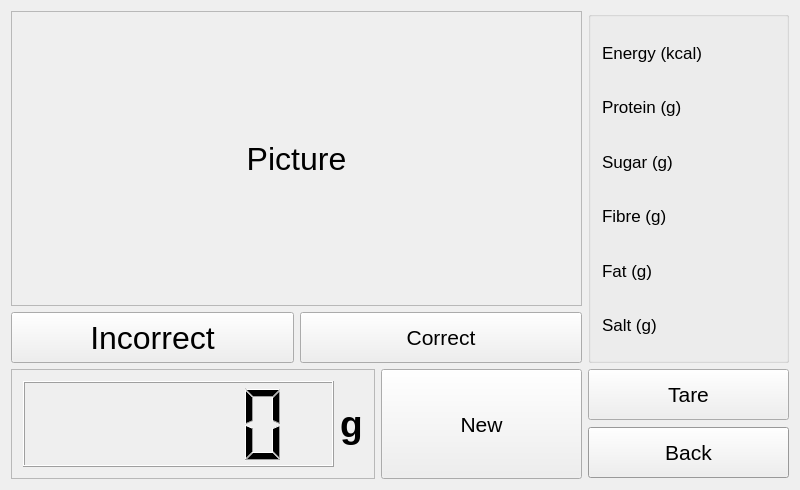
<?xml version="1.0" encoding="UTF-8"?>
<ui version="4.0">
 <class>foodInformation</class>
 <widget class="QWidget" name="foodInformation">
  <property name="geometry">
   <rect>
    <x>0</x>
    <y>0</y>
    <width>800</width>
    <height>490</height>
   </rect>
  </property>
  <property name="font">
   <font>
    <pointsize>24</pointsize>
   </font>
  </property>
  <property name="windowTitle">
   <string>foodInformation</string>
  </property>
  <layout class="QGridLayout" name="gridLayout_3">
   <item row="3" column="0" rowspan="2">
    <widget class="QFrame" name="frame_lcd">
     <property name="minimumSize">
      <size>
       <width>321</width>
       <height>101</height>
      </size>
     </property>
     <property name="frameShape">
      <enum>QFrame::StyledPanel</enum>
     </property>
     <property name="frameShadow">
      <enum>QFrame::Raised</enum>
     </property>
     <layout class="QGridLayout" name="gridLayout_2">
      <item row="0" column="0">
       <widget class="QLCDNumber" name="lcd_number">
        <property name="minimumSize">
         <size>
          <width>311</width>
          <height>81</height>
         </size>
        </property>
       </widget>
      </item>
      <item row="0" column="1">
       <widget class="QLabel" name="lbl_g">
        <property name="minimumSize">
         <size>
          <width>21</width>
          <height>41</height>
         </size>
        </property>
        <property name="font">
         <font>
          <family>Helvetica Neue</family>
          <pointsize>28</pointsize>
          <weight>75</weight>
          <bold>true</bold>
         </font>
        </property>
        <property name="text">
         <string>g</string>
        </property>
       </widget>
      </item>
     </layout>
    </widget>
   </item>
   <item row="0" column="3">
    <widget class="QGroupBox" name="grpBx_nutriInfo">
     <property name="minimumSize">
      <size>
       <width>201</width>
       <height>298</height>
      </size>
     </property>
     <property name="title">
      <string/>
     </property>
     <layout class="QGridLayout" name="gridLayout">
      <item row="0" column="0">
       <widget class="QLabel" name="lbl_energy">
        <property name="minimumSize">
         <size>
          <width>91</width>
          <height>16</height>
         </size>
        </property>
        <property name="font">
         <font>
          <family>Helvetica Neue</family>
          <pointsize>13</pointsize>
         </font>
        </property>
        <property name="text">
         <string>Energy (kcal)</string>
        </property>
       </widget>
      </item>
      <item row="0" column="1">
       <widget class="QLabel" name="lbl_evergyVal">
        <property name="font">
         <font>
          <family>Helvetica Neue</family>
          <pointsize>13</pointsize>
         </font>
        </property>
        <property name="text">
         <string/>
        </property>
        <property name="alignment">
         <set>Qt::AlignRight|Qt::AlignTrailing|Qt::AlignVCenter</set>
        </property>
       </widget>
      </item>
      <item row="1" column="0">
       <widget class="QLabel" name="lbl_protein">
        <property name="minimumSize">
         <size>
          <width>91</width>
          <height>16</height>
         </size>
        </property>
        <property name="font">
         <font>
          <family>Helvetica Neue</family>
          <pointsize>13</pointsize>
         </font>
        </property>
        <property name="text">
         <string>Protein (g)</string>
        </property>
       </widget>
      </item>
      <item row="1" column="1">
       <widget class="QLabel" name="lbl_proteinVal">
        <property name="font">
         <font>
          <family>Helvetica Neue</family>
          <pointsize>13</pointsize>
         </font>
        </property>
        <property name="text">
         <string/>
        </property>
        <property name="alignment">
         <set>Qt::AlignRight|Qt::AlignTrailing|Qt::AlignVCenter</set>
        </property>
       </widget>
      </item>
      <item row="2" column="0">
       <widget class="QLabel" name="lbl_sugar">
        <property name="minimumSize">
         <size>
          <width>91</width>
          <height>16</height>
         </size>
        </property>
        <property name="font">
         <font>
          <family>Helvetica Neue</family>
          <pointsize>13</pointsize>
         </font>
        </property>
        <property name="text">
         <string>Sugar (g)</string>
        </property>
       </widget>
      </item>
      <item row="2" column="1">
       <widget class="QLabel" name="lbl_sugarVal">
        <property name="font">
         <font>
          <family>Helvetica Neue</family>
          <pointsize>13</pointsize>
         </font>
        </property>
        <property name="text">
         <string/>
        </property>
        <property name="alignment">
         <set>Qt::AlignRight|Qt::AlignTrailing|Qt::AlignVCenter</set>
        </property>
       </widget>
      </item>
      <item row="3" column="0">
       <widget class="QLabel" name="lbl_fibre">
        <property name="minimumSize">
         <size>
          <width>91</width>
          <height>16</height>
         </size>
        </property>
        <property name="font">
         <font>
          <family>Helvetica Neue</family>
          <pointsize>13</pointsize>
         </font>
        </property>
        <property name="text">
         <string>Fibre (g)</string>
        </property>
       </widget>
      </item>
      <item row="3" column="1">
       <widget class="QLabel" name="lbl_fibreVal">
        <property name="font">
         <font>
          <family>Helvetica Neue</family>
          <pointsize>13</pointsize>
         </font>
        </property>
        <property name="text">
         <string/>
        </property>
        <property name="alignment">
         <set>Qt::AlignRight|Qt::AlignTrailing|Qt::AlignVCenter</set>
        </property>
       </widget>
      </item>
      <item row="4" column="0">
       <widget class="QLabel" name="lbl_fat">
        <property name="minimumSize">
         <size>
          <width>91</width>
          <height>16</height>
         </size>
        </property>
        <property name="font">
         <font>
          <family>Helvetica Neue</family>
          <pointsize>13</pointsize>
         </font>
        </property>
        <property name="text">
         <string>Fat (g)</string>
        </property>
       </widget>
      </item>
      <item row="4" column="1">
       <widget class="QLabel" name="lbl_fatVal">
        <property name="font">
         <font>
          <family>Helvetica Neue</family>
          <pointsize>13</pointsize>
         </font>
        </property>
        <property name="text">
         <string/>
        </property>
        <property name="alignment">
         <set>Qt::AlignRight|Qt::AlignTrailing|Qt::AlignVCenter</set>
        </property>
       </widget>
      </item>
      <item row="5" column="0">
       <widget class="QLabel" name="lbl_salt">
        <property name="minimumSize">
         <size>
          <width>91</width>
          <height>16</height>
         </size>
        </property>
        <property name="font">
         <font>
          <family>Helvetica Neue</family>
          <pointsize>13</pointsize>
         </font>
        </property>
        <property name="text">
         <string>Salt (g)</string>
        </property>
       </widget>
      </item>
      <item row="5" column="1">
       <widget class="QLabel" name="lbl_saltVal">
        <property name="font">
         <font>
          <family>Helvetica Neue</family>
          <pointsize>13</pointsize>
         </font>
        </property>
        <property name="text">
         <string/>
        </property>
        <property name="alignment">
         <set>Qt::AlignRight|Qt::AlignTrailing|Qt::AlignVCenter</set>
        </property>
       </widget>
      </item>
     </layout>
    </widget>
   </item>
   <item row="4" column="3">
    <widget class="QPushButton" name="btn_back">
     <property name="minimumSize">
      <size>
       <width>161</width>
       <height>51</height>
      </size>
     </property>
     <property name="palette">
      <palette>
       <active>
        <colorrole role="Light">
         <brush brushstyle="SolidPattern">
          <color alpha="255">
           <red>249</red>
           <green>249</green>
           <blue>249</blue>
          </color>
         </brush>
        </colorrole>
        <colorrole role="Base">
         <brush brushstyle="SolidPattern">
          <color alpha="255">
           <red>255</red>
           <green>255</green>
           <blue>255</blue>
          </color>
         </brush>
        </colorrole>
        <colorrole role="Window">
         <brush brushstyle="SolidPattern">
          <color alpha="255">
           <red>214</red>
           <green>214</green>
           <blue>214</blue>
          </color>
         </brush>
        </colorrole>
       </active>
       <inactive>
        <colorrole role="Light">
         <brush brushstyle="SolidPattern">
          <color alpha="255">
           <red>249</red>
           <green>249</green>
           <blue>249</blue>
          </color>
         </brush>
        </colorrole>
        <colorrole role="Base">
         <brush brushstyle="SolidPattern">
          <color alpha="255">
           <red>255</red>
           <green>255</green>
           <blue>255</blue>
          </color>
         </brush>
        </colorrole>
        <colorrole role="Window">
         <brush brushstyle="SolidPattern">
          <color alpha="255">
           <red>214</red>
           <green>214</green>
           <blue>214</blue>
          </color>
         </brush>
        </colorrole>
       </inactive>
       <disabled>
        <colorrole role="Light">
         <brush brushstyle="SolidPattern">
          <color alpha="255">
           <red>249</red>
           <green>249</green>
           <blue>249</blue>
          </color>
         </brush>
        </colorrole>
        <colorrole role="Base">
         <brush brushstyle="SolidPattern">
          <color alpha="255">
           <red>214</red>
           <green>214</green>
           <blue>214</blue>
          </color>
         </brush>
        </colorrole>
        <colorrole role="Window">
         <brush brushstyle="SolidPattern">
          <color alpha="255">
           <red>214</red>
           <green>214</green>
           <blue>214</blue>
          </color>
         </brush>
        </colorrole>
       </disabled>
      </palette>
     </property>
     <property name="font">
      <font>
       <family>Helvetica Neue</family>
       <pointsize>16</pointsize>
      </font>
     </property>
     <property name="text">
      <string>Back</string>
     </property>
    </widget>
   </item>
   <item row="3" column="1" rowspan="2">
    <widget class="QPushButton" name="btn_new">
     <property name="minimumSize">
      <size>
       <width>101</width>
       <height>110</height>
      </size>
     </property>
     <property name="font">
      <font>
       <family>Helvetica Neue</family>
       <pointsize>16</pointsize>
      </font>
     </property>
     <property name="text">
      <string>New</string>
     </property>
    </widget>
   </item>
   <item row="3" column="3">
    <widget class="QPushButton" name="btn_tare">
     <property name="minimumSize">
      <size>
       <width>101</width>
       <height>51</height>
      </size>
     </property>
     <property name="font">
      <font>
       <family>Helvetica Neue</family>
       <pointsize>16</pointsize>
      </font>
     </property>
     <property name="text">
      <string>Tare</string>
     </property>
    </widget>
   </item>
   <item row="0" column="0" colspan="2">
    <layout class="QVBoxLayout" name="verticalLayout_2">
     <item>
      <widget class="QLabel" name="lbl_foodPic">
       <property name="minimumSize">
        <size>
         <width>0</width>
         <height>280</height>
        </size>
       </property>
       <property name="frameShape">
        <enum>QFrame::StyledPanel</enum>
       </property>
       <property name="text">
        <string>Picture</string>
       </property>
       <property name="alignment">
        <set>Qt::AlignCenter</set>
       </property>
      </widget>
     </item>
     <item>
      <layout class="QHBoxLayout">
       <property name="sizeConstraint">
        <enum>QLayout::SetMinimumSize</enum>
       </property>
       <item>
        <widget class="QPushButton" name="btn_suggestion">
         <property name="minimumSize">
          <size>
           <width>161</width>
           <height>51</height>
          </size>
         </property>
         <property name="text">
          <string>Incorrect</string>
         </property>
        </widget>
       </item>
       <item>
        <widget class="QPushButton" name="btn_addIntake">
         <property name="minimumSize">
          <size>
           <width>161</width>
           <height>51</height>
          </size>
         </property>
         <property name="font">
          <font>
           <family>Helvetica Neue</family>
           <pointsize>16</pointsize>
          </font>
         </property>
         <property name="text">
          <string>Correct</string>
         </property>
        </widget>
       </item>
      </layout>
     </item>
    </layout>
   </item>
  </layout>
 </widget>
 <layoutdefault spacing="6" margin="11"/>
 <resources/>
 <connections/>
</ui>
